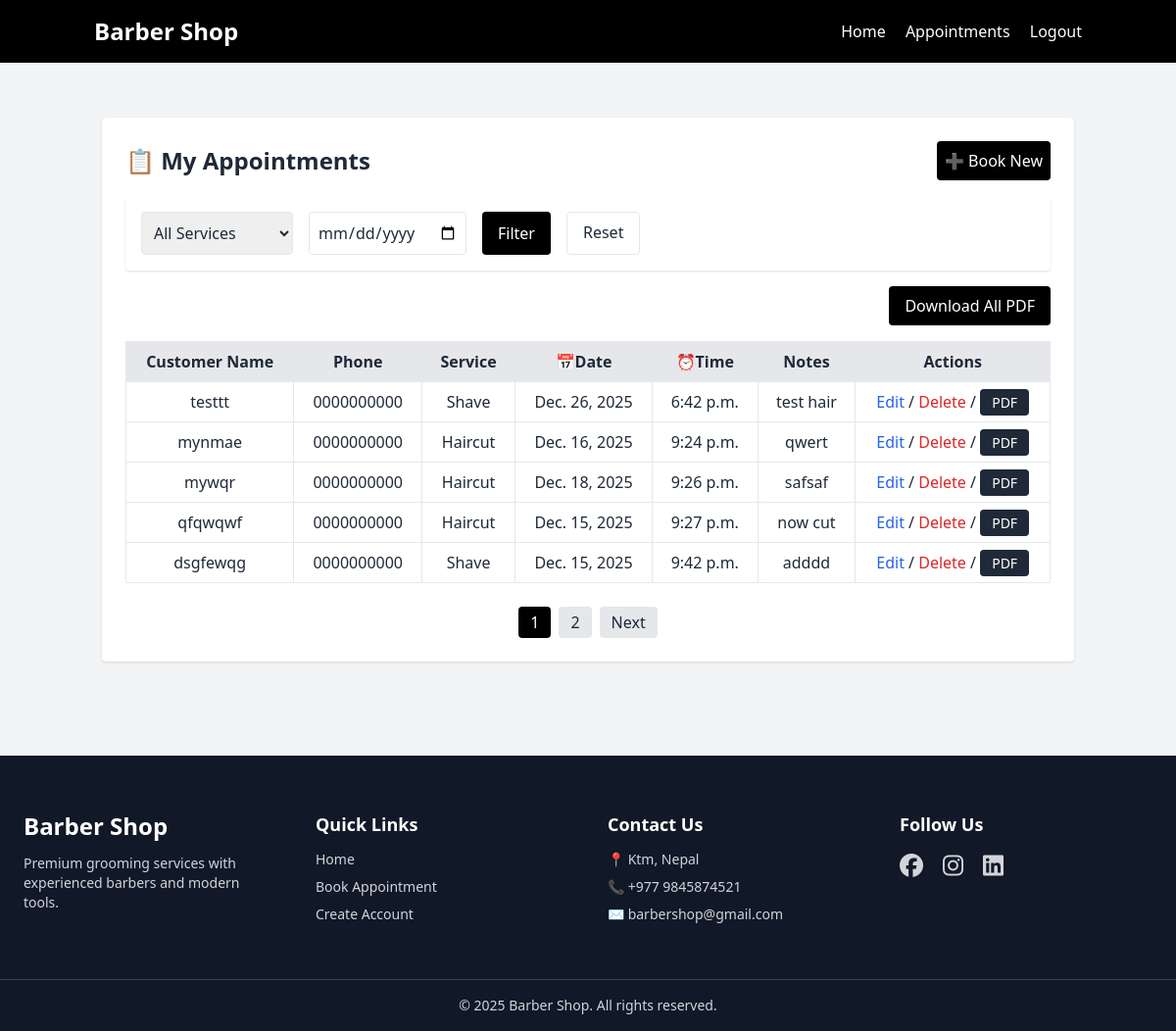
The page /appointments/ (signed in) on the database its author committed.
### appointments/models.py (models this page shows, shortened)
class Appointment(models.Model):
    SERVICE_CHOICES = [
        ('Haircut', 'Haircut'),
        ('Shave', 'Shave'),
        ('Haircut + Shave', 'Haircut + Shave'),
    ]
    user = models.ForeignKey(User, on_delete=models.CASCADE)
    customer_name = models.CharField(max_length=100)
    phone = models.CharField(max_length=15, default="0000000000")
    service = models.CharField(max_length=50, choices=SERVICE_CHOICES)
    date = models.DateField()
    time = models.TimeField()
    notes = models.TextField(blank=True, null=True)
    created_at = models.DateTimeField(auto_now_add=True)

### appointments/views.py (the view)
# urls.py: path('appointments/', views.appointment_list, name='appointment_list'),
@login_required
def appointment_list(request):
    appointments = Appointment.objects.filter(user=request.user)
    service = request.GET.get('service')
    date = request.GET.get('date')
    if service:
        appointments = appointments.filter(service=service)
    if date:
        appointments = appointments.filter(date=date)
    paginator = Paginator(appointments, 5)
    page_number = request.GET.get('page')
    page_obj = paginator.get_page(page_number)
    return render(request, 'appointments/appointment_list.html', {
        'appointments': page_obj,
        'selected_service': service,
        'selected_date': date,
    })

### templates/appointments/appointment_list.html (shortened to what this page needs)
{% extends 'base.html' %}
{% block content %}
<div class="max-w-7xl mx-auto bg-white p-6 rounded shadow mt-10">
    <div class="flex justify-between items-center mb-4">
        <h2 class="text-2xl font-bold">📋 My Appointments </h2>
        <a href="{% url 'appointment_create' %}" class="bg-black text-white p-2 rounded hover:bg-gray-800">➕ Book New
        </a>
    </div>
    <form method="GET" class="bg-white p-4 rounded shadow mb-4 flex flex-col md:flex-row gap-4">
        <select name="service" class="border p-2 rounded">
            <option value="">All Services</option>
        </select>
        <input type="date" name="date" class="border p-2 rounded">
        <button type="submit" class="bg-black text-white px-4 py-2 rounded">
            Filter
        </button>
        <a href="{% url 'appointment_list' %}" class="px-4 py-2 border rounded text-center">
            Reset
        </a>
    </form>
    <div class="flex justify-end mb-4 space-x-2">
        <a href="{% url 'appointments_pdf' %}" class="bg-black text-white px-4 py-2 rounded hover:bg-gray-800">
            Download All PDF
        </a>
    </div>
    <table class="w-full table-auto border-collapse border border-gray-300">
        <thead>
            <tr class="bg-gray-200">
                <th class="border px-4 py-2">Customer Name</th>
                <th class="border px-4 py-2">Phone</th>
                <th class="border px-4 py-2">Service</th>
                <th class="border px-4 py-2">📅Date</th>
                <th class="border px-4 py-2">⏰Time</th>
                <th class="border px-4 py-2">Notes</th>
                <th class="border px-4 py-2">Actions</th>
            </tr>
        </thead>
        <tbody>
            {% for appointment in appointments %}
            <tr class="text-center">
                <td class="border px-4 py-2">{{ appointment.customer_name }}</td>
                <td class="border px-4 py-2">{{ appointment.phone }}</td>
                <td class="border px-4 py-2">{{ appointment.service }}</td>
                <td class="border px-4 py-2">{{ appointment.date }}</td>
                <td class="border px-4 py-2">{{ appointment.time }}</td>
                <td class="border px-4 py-2">{{ appointment.notes }}</td>
                <td class="border px-4 py-2">
                    <a href="{% url 'appointment_update' appointment.id %}"
                        class="text-blue-600 hover:underline">Edit</a> /
                    <a href="{% url 'appointment_delete' appointment.id %}"
                        class="text-red-600 hover:underline">Delete</a> /
                    <a href="{% url 'appointment_pdf_single' appointment.id %}"
                        class="bg-gray-800 text-white px-3 py-1 rounded text-sm hover:bg-gray-700">
                        PDF
                    </a>
                </td>
            </tr>
            {% empty %}
            <tr>
                <td colspan="5" class="border px-4 py-2">No appointments yet.</td>
            </tr>
            {% endfor %}
        </tbody>
    </table>
    <div class="flex justify-center mt-6 space-x-2">
        {% for num in appointments.paginator.page_range %}
        {% if appointments.number == num %}
        <span class="px-3 py-1 bg-black text-white rounded">{{ num }}</span>
        {% elif num > appointments.number|add:'-3' and num < appointments.number|add:'3' %} <a
            href="?page={{ num }}{% if selected_service %}&service={{ selected_service }}{% endif %}{% if selected_date %}&date={{ selected_date }}{% endif %}"
            class="px-3 py-1 bg-gray-200 rounded hover:bg-gray-300">{{ num }}</a>
            {% endif %}
            {% endfor %}
            {% if appointments.has_next %}
            <a href="?page={{ appointments.next_page_number }}{% if selected_service %}&service={{ selected_service }}{% endif %}{% if selected_date %}&date={{ selected_date }}{% endif %}"
                class="px-3 py-1 bg-gray-200 rounded hover:bg-gray-300">Next</a>
            {% endif %}
    </div>
</div>
{% endblock %}

### static/css/style.css (style rules this page uses)
div { cursor:crosshair; }

### rows shown on the page
Appointment: customer_name "testtt", phone "0000000000", service "Shave", date "Dec. 26, 2025", time "6:42 p.m.", notes "test hair"
Appointment: customer_name "mynmae", phone "0000000000", service "Haircut", date "Dec. 16, 2025", time "9:24 p.m.", notes "qwert"
Appointment: customer_name "mywqr", phone "0000000000", service "Haircut", date "Dec. 18, 2025", time "9:26 p.m.", notes "safsaf"
Appointment: customer_name "qfqwqwf", phone "0000000000", service "Haircut", date "Dec. 15, 2025", time "9:27 p.m.", notes "now cut"
Appointment: customer_name "dsgfewqg", phone "0000000000", service "Shave", date "Dec. 15, 2025", time "9:42 p.m.", notes "adddd"

### other values the page prints
{{ num }} "1"
{{ num }} "2"
